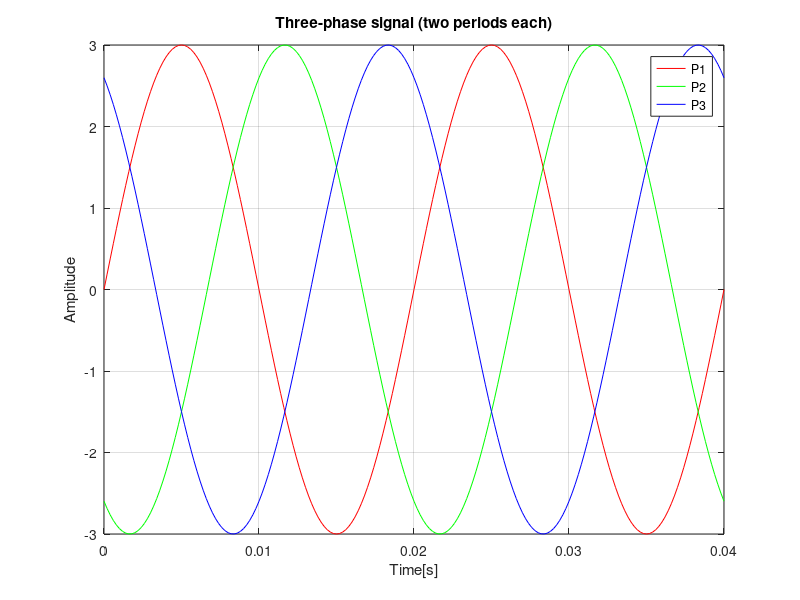

The MATLAB script that drew this image:
f = 50; % Fundemental freq = cycles per second
fs = 5000; %Sampling freq = samples per second
A = 3;
T = 1/f; % fundemental period
Ts = 1/fs;
t = 0:Ts:2*(T);

P1 = A * sin(2*pi*50*t);
P2 = A * sin(2*pi*50*t - 2*pi/3);
P3 = A * sin(2*pi*50*t + 2*pi/3);

plot(t, P1, 'r'); hold on;
plot(t, P2, 'g');
plot(t, P3, 'b');
grid on;
title("Three-phase signal (two periods each)");
xlabel("Time[s]");
ylabel("Amplitude");
xlim([0 2*T]); %limit to show only 2 periods
legend ('P1', 'P2', 'P3');